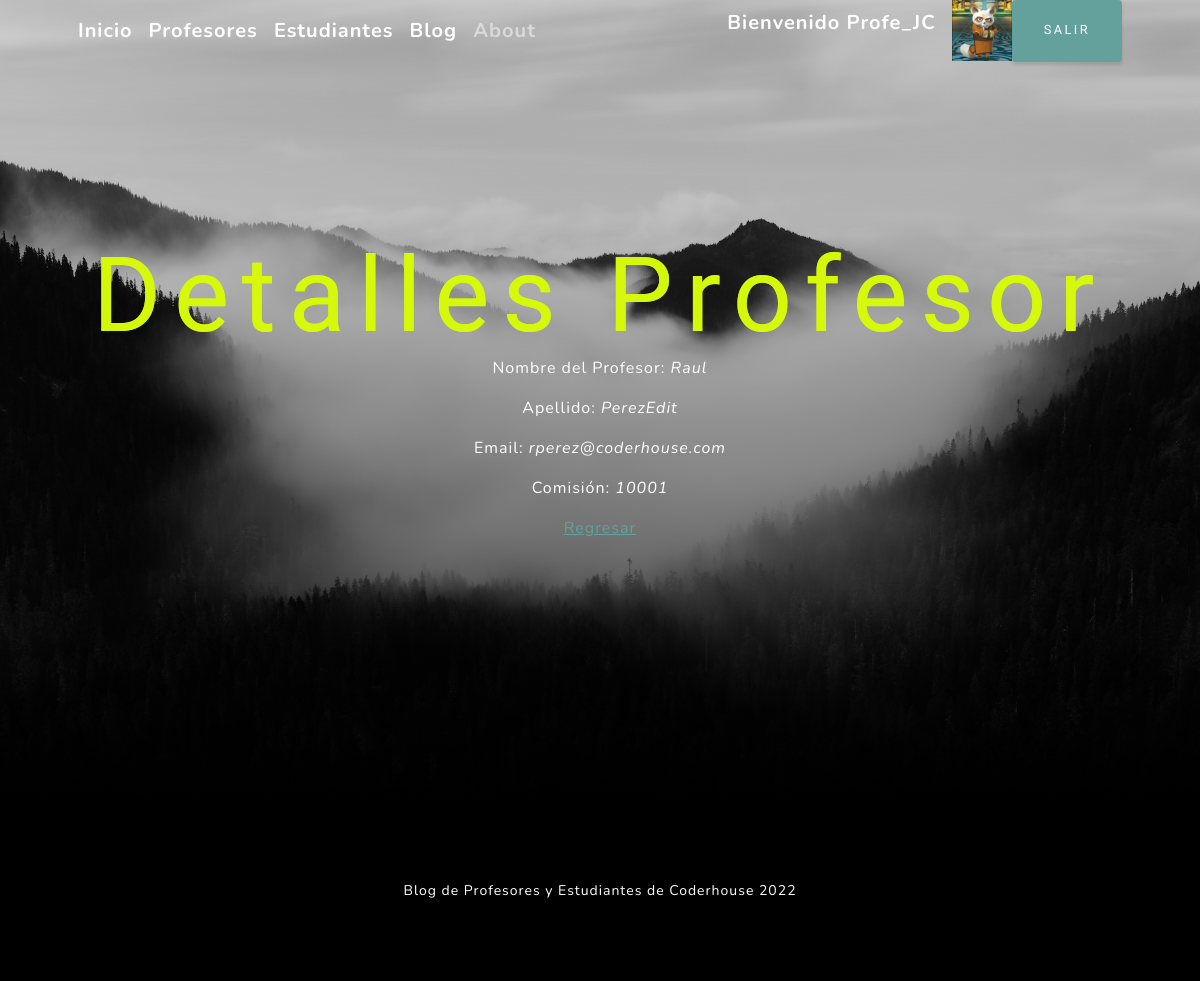
The page /Aplicacion/Ppost/1/ (signed in) on the database its author committed.
### Aplicacion/models.py (models this page shows, shortened)
class Avatar(models.Model):
    user = models.ForeignKey(User, on_delete=models.CASCADE)
    imagen = models.ImageField(upload_to = 'avatares', null = True, blank = True)
    class Meta:
        verbose_name = "Avatar"
        verbose_name_plural = "Avatares"

class Profesor(models.Model):
    nombre = models.CharField(max_length=200)
    apellido = models.CharField(max_length=200)
    email = models.EmailField()
    comision = models.IntegerField()
    class Meta:
        verbose_name = "Profesor"
        verbose_name_plural = "profesores"

### Aplicacion/views.py (the view)
# urls.py: re_path(r'^Ppost/(?P<pk>\d+)/$', views.ProfesorDetalle.as_view(), name='TeacherDetail'),
class ProfesorDetalle(DetailView):
    model = Profesor
    template_name = "Aplicacion/Profesores/profesorDetalle.html"

### Aplicacion/templates/Aplicacion/Profesores/profesorDetalle.html
{% extends "Aplicacion/padre.html" %}
{% block contenidoModificable %}
    <h1>Detalles Profesor</h1>
{% endblock %}
{% block contenido2 %}
<body>
    <p>Nombre del Profesor: <i>{{ profesor.nombre }} </i></p>
    <p>Apellido: <i>{{ profesor.apellido }}</i></p>
    <p>Email: <i>{{ profesor.email }} </i></p>
    <p>Comisión: <i>{{ profesor.comision }} </i></p>
    <p>
        <a href="{% url 'ListProfesores' %}">Regresar</a>
    </p>
</body>
{% endblock %}

### Aplicacion/templates/Aplicacion/padre.html (shortened to what this page needs)
<!DOCTYPE html>
<html lang="en">
    <head>
        {% load static %}
        <link href="{% static 'Aplicacion/css/styles.css' %}" rel="stylesheet" />
    </head>
    <body id="page-top">
        <nav class="navbar navbar-expand-lg navbar-light fixed-top" id="mainNav">
            <div class="container px-4 px-lg-5">
                <a class="navbar-brand text-white" href="{% url 'Inicio' %}">Inicio</a>
                <a class="navbar-brand text-white" href="{% url 'ListProfesores' %}">Profesores</a>
                <a class="navbar-brand text-white" href="{% url 'ListEstudiantes' %}">Estudiantes</a>
                <a class="navbar-brand text-white" href="{% url 'ListBlogs' %}">Blog</a>
                <a class="navbar-brand" href="{% url 'aboutMe' %}">About</a>
                <div class="collapse navbar-collapse" id="navbarResponsive">
                    <ul class="navbar-nav ms-auto">
                        {% if user.is_authenticated %}
                        <p class="navbar-brand text-white">Bienvenido {{user.username}}</p>
                        {% with first_image=user.avatar_set.first %}
                            {% if first_image %}
                                <a href="{{ first_image.imagen.url }}" target="_blank">
                                <img src="{{ first_image.imagen.url }}" class="" style="max-width: 60px">
                            {% endif %}
                        {% endwith %}
                        <a class="btn btn-primary" href="{% url 'Logout' %}">Salir</a>
                        {% endif %}
                    </ul>
                </div>
            </div>
        </nav>
        <header class="masthead">
            <div class="container px-2 px-lg-3 d-flex h-100 align-items-center justify-content-center">
                <div class="d-flex justify-content-center">
                    <div class="text-center text-white">
                        <h1 class="mx-auto my-0 text-uppercase">
                        {% block contenidoModificable %}
                        {% endblock %}
                        </h1>
                        {% block contenido2 %}
                        {% endblock %}
                    </div>
                </div>
            </div>
        </header>
        <footer class="footer bg-black small text-center text-white"><div class="container px-4 px-lg-5">Blog de Profesores y Estudiantes de Coderhouse 2022</div></footer>
    </body>
</html>

### rows shown on the page
Avatar: imagen (picture)
Profesor: nombre "Raul", apellido "PerezEdit", email "rperez@coderhouse.com", comision "10001"

### other values the page prints
{{ user.username }} "Profe_JC"
